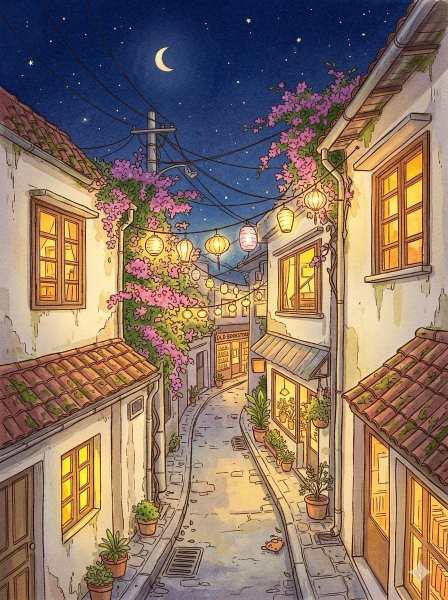
#> input picture src/vi_1128/alley_all_lit.jpg, 896 x 1200 px, found by its file name (shown at 1/2 size)
$ python build_alllit_scene.py
#> lines starting #> are read from the running program, lines starting #| are printed output that depends on the picture; after the words box and inside, x2 and y2 are one past the last pixel; in counts of white or black regions, pixels touching at a corner belong together
# Vi 28/11 (src/vi_1128/alley_all_lit.jpg, portrait 3:4, no frame): the alley at night with every window lit, lanterns
# strung across, the old bookstore at the end -- the shared ending once all 7 neighbours' stories are complete.
# -> src/view_alllit_night.jpg (window aspect 556:766, 810x1116, ✦ inpainted), work/out/scene_alllit_night.webp
# (same swap as build_season_scenes.py), assets/k_alllit.png (keepsake picture).
import sys
import cv2, numpy as np
from PIL import Image
G = sys.argv[1] if len(sys.argv) > 1 else '.'
OUT = f'{G}/work/out'; W, H = 714, 1280
im = cv2.imread(f'{G}/src/vi_1128/alley_all_lit.jpg'); h, w = im.shape[:2]
#> further down, im is the input picture: shape (1200, 896, 3); mean B, G, R 100.3, 116.3, 138.8
#> after `h, w = im.shape[:2]`: h = 1200; w = 896
m = np.zeros((h, w), np.uint8); cv2.circle(m, (w - 66, h - 64), 24, 255, -1)
#> after `cv2.circle(m, (w - 66, h - 64), 24, 255, -1)`:
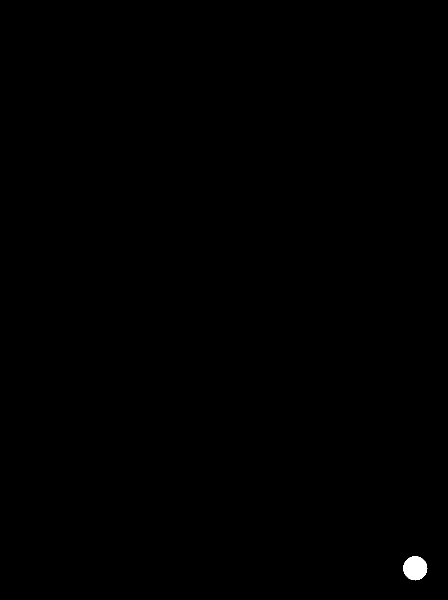
#> m: shape (1200, 896) (shown at 1/2 size); 0.17% white; 1 white region, box (x1, y1, x2, y2) and area: (806, 1112, 855, 1161) 1793
im = cv2.inpaint(im, m, 9, cv2.INPAINT_TELEA)
cw = round(h * 556 / 766); x0 = (w - cw) // 2
#> after `cw = round(h * 556 / 766)`: cw = 871
#> after `x0 = (w - cw) // 2`: x0 = 12
view = cv2.resize(im[:, x0:x0 + cw], (810, 1116), interpolation=cv2.INTER_CUBIC)
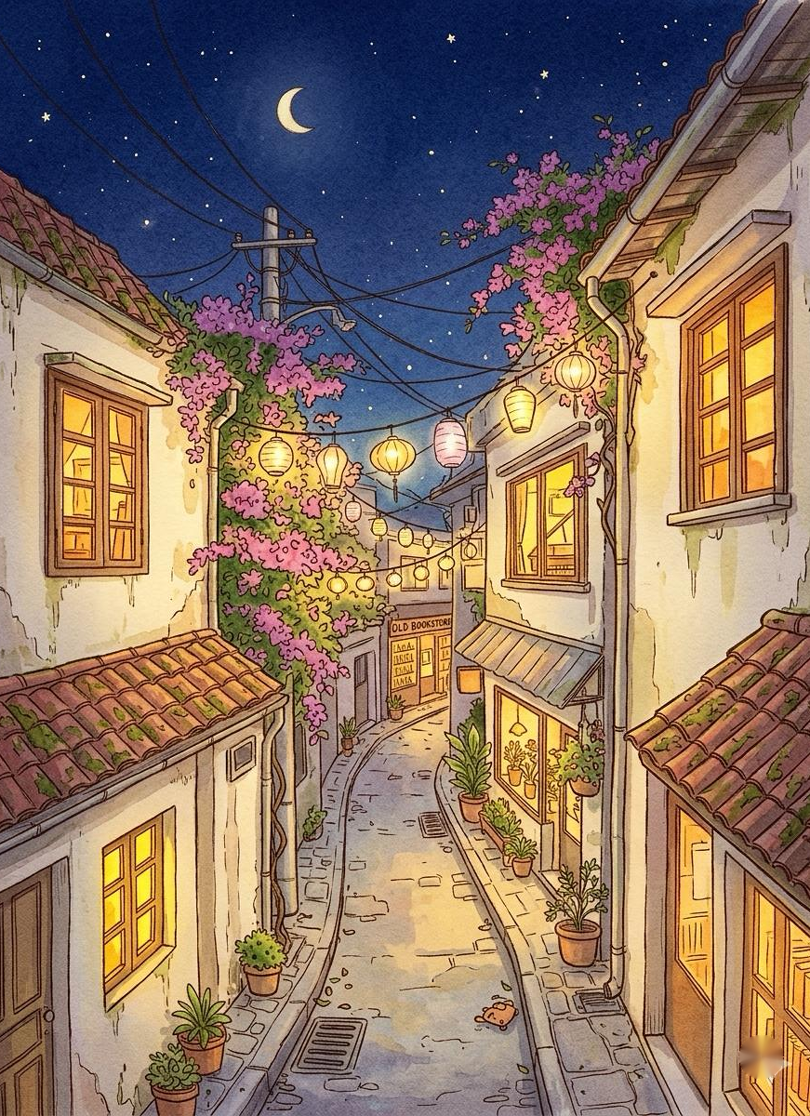
#> view: shape (1116, 810, 3); mean B, G, R 100.2, 116.2, 138.6
cv2.imwrite(f'{G}/src/view_alllit_night.jpg', view, [cv2.IMWRITE_JPEG_QUALITY, 92])
kp = cv2.resize(im, (480, round(480 * h / w)), interpolation=cv2.INTER_AREA)
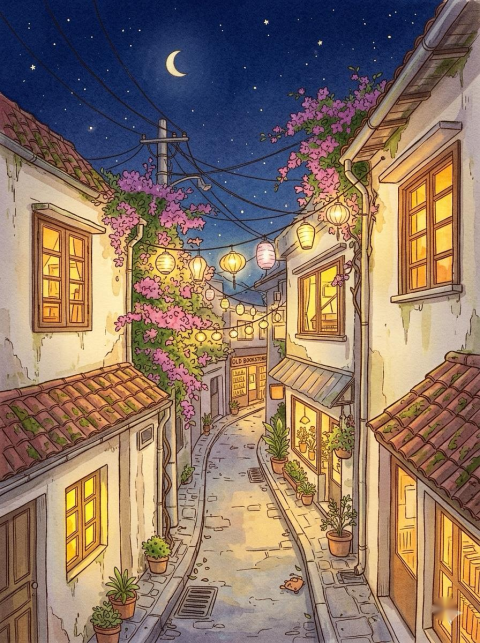
#> kp: shape (643, 480, 3); mean B, G, R 100.3, 116.2, 138.7
cv2.imwrite(f'{G}/assets/k_alllit.png', kp)
vx0, vx1, bottom = 100, 656, 906
def place_view(img):
    v = img.resize((vx1 - vx0, round((vx1 - vx0) * img.height / img.width)), Image.LANCZOS)
    canvas = np.zeros((H, W, 3)); y0 = bottom - v.height
    canvas[max(0, y0):bottom, vx0:vx1] = np.array(v)[max(0, -y0):]
    return canvas
#> (the run stopped early here; a loop or call above may not have finished)
